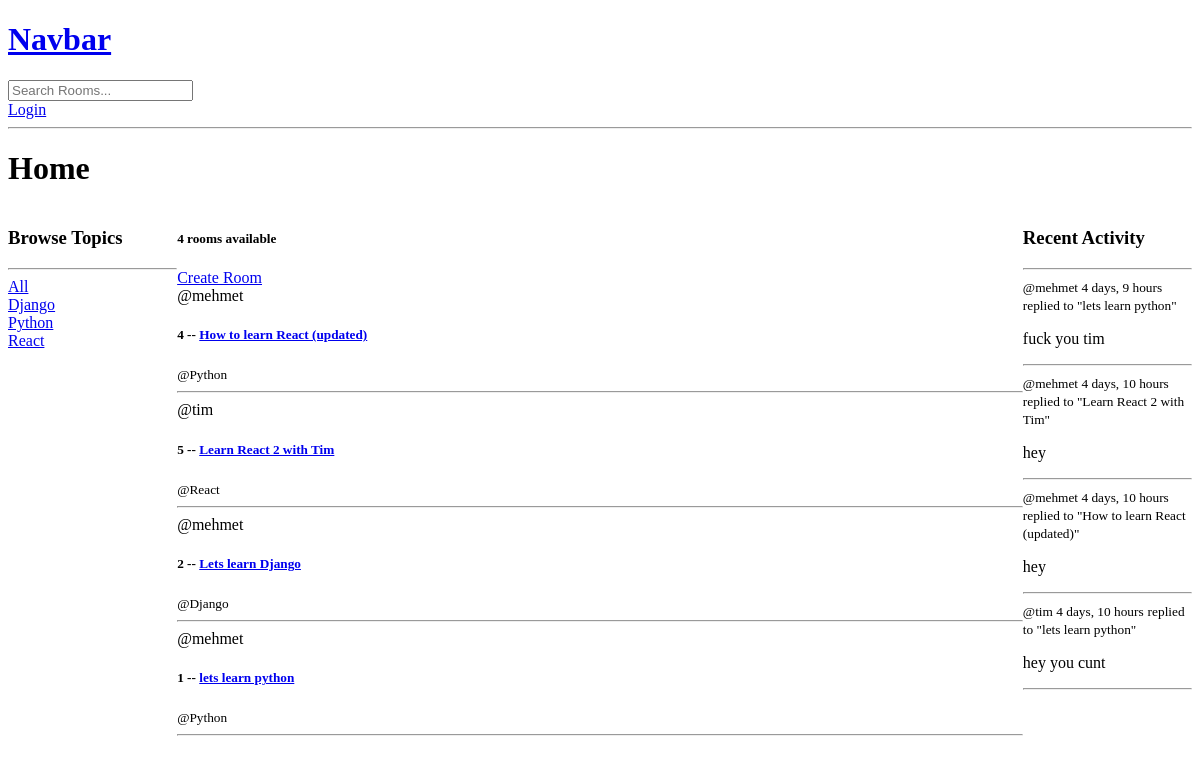
Before: / with the older database file.
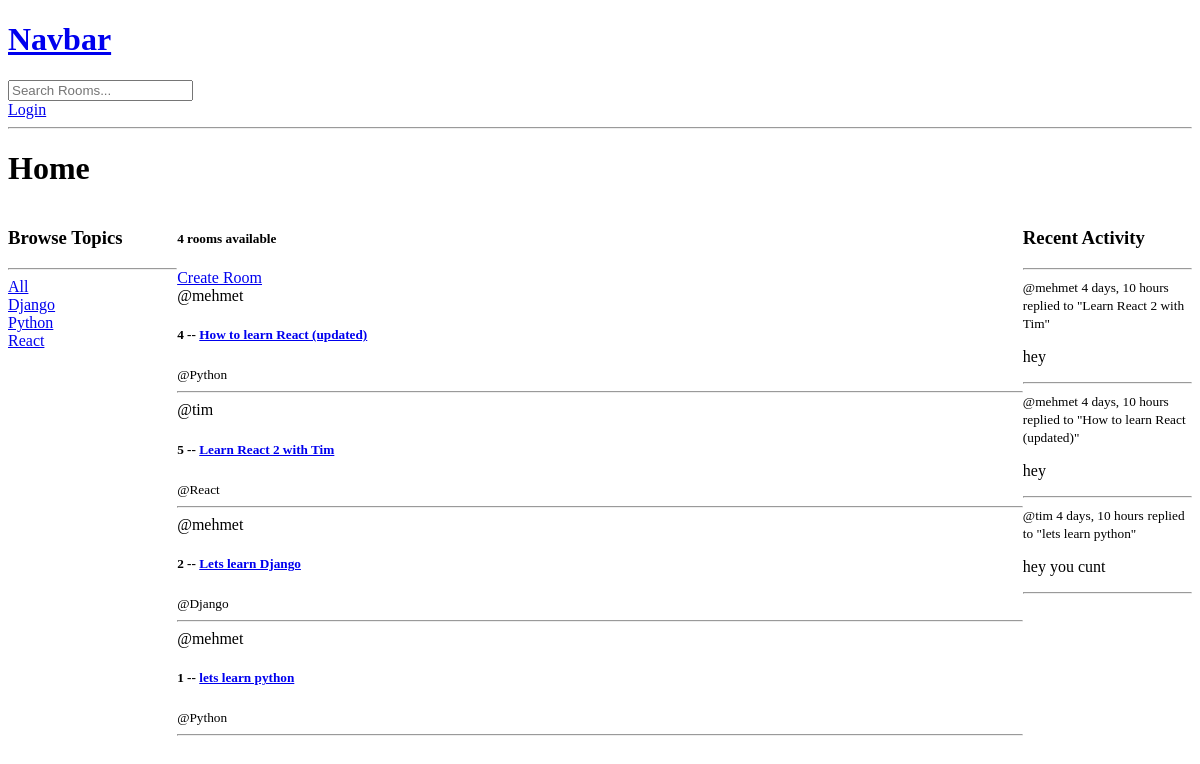
After: the same page with the newer database file.
### base/models.py (models this page shows, shortened)
class Topic(models.Model):
    name = models.CharField(max_length=200)

class Room(models.Model):
    host = models.ForeignKey(User, on_delete=models.SET_NULL, null=True)
    topic = models.ForeignKey(Topic, on_delete=models.SET_NULL, null=True)
    name = models.CharField(max_length=200)
    description = models.TextField(null=True, blank=True)
    participants = models.ManyToManyField(
        User, related_name='participants', blank=True)
    updated = models.DateTimeField(auto_now=True)
    created = models.DateTimeField(auto_now_add=True)
    class Meta:
        ordering = ['-updated', '-created']
    def __str__(self):
        return self.name

class Message(models.Model):
    user = models.ForeignKey(User, on_delete=models.CASCADE)
    room = models.ForeignKey(Room, on_delete=models.CASCADE)
    body = models.TextField()
    updated = models.DateTimeField(auto_now=True)
    created = models.DateTimeField(auto_now_add=True)
    class Meta:
        ordering = ['-updated', '-created']
    def __str__(self):
        return self.body[0:50]

### base/views.py (the view)
# urls.py: path('', views.home, name='home'),
def home(request):
    q = request.GET.get('q') if request.GET.get('q') != None else ''
    rooms = Room.objects.filter(
        Q(topic__name__icontains=q) |
        Q(name__icontains=q) |
        Q(description__icontains=q)
    ) #Allows you to use browse topics so that you can search specific topics
    topics = Topic.objects.all() #Objects allow you to access model database
    room_count = rooms.count()
    room_messages = Message.objects.filter(Q(room__topic__name__icontains=q))
    context = {'rooms':rooms, 'topics':topics,
    'room_count':room_count, 'room_messages':room_messages}
    return render(request, 'base/home.html',context)

### base/templates/base/home.html (shortened to what this page needs)
{% extends 'main.html' %}
{% block content %}
<h1>Home</h1>
<div class="home-container">
    <div>
       {% include 'base/topics_component.html' %}
    </div>
    <div>
        <h5>{{room_count}} rooms available</h5>
        <a href="{% url 'create-room' %}">Create Room</a>
        {% include 'base/feed_component.html' %}
    </div>
    <div>
        {% include 'base/activity_component.html' %}
    </div>
</div>
{% endblock %}

### base/templates/base/topics_component.html
<h3>Browse Topics</h3>
<hr>
<div>
    <a href="{% url 'home' %}">All</a>
</div>
{% for topic in topics %}
    <div>
        <a href="{% url 'home' %}?q={{topic.name}}">{{topic.name}}</a>
    </div>
{% endfor %}

### base/templates/base/feed_component.html (shortened to what this page needs)
<div>
    {% for room in rooms %}
        <div>
            <span>@{{room.host.username}}</span>
            <h5>{{room.id}} -- <a href = "{% url 'room' room.id %}">{{room.name}}</a> </h5>
            <small>@{{room.topic.name}}</small>
            <hr>
        </div>
    {% endfor %}
</div>

### base/templates/base/activity_component.html (shortened to what this page needs)
<h3>Recent Activity</h3>
<hr>
{% for message in room_messages %}
    <div>
        <small>@{{message.user}} {{message.created|timesince}}</small>
        <small>replied to "{{message.room}}"</small>
        <p>{{message}}</p>
        <hr>
    </div>
{% endfor %}

Changed rows visible on the page:
removed Message: user "mehmet", created "4 days, 9 hours", room "lets learn python", body "fuck you tim"
